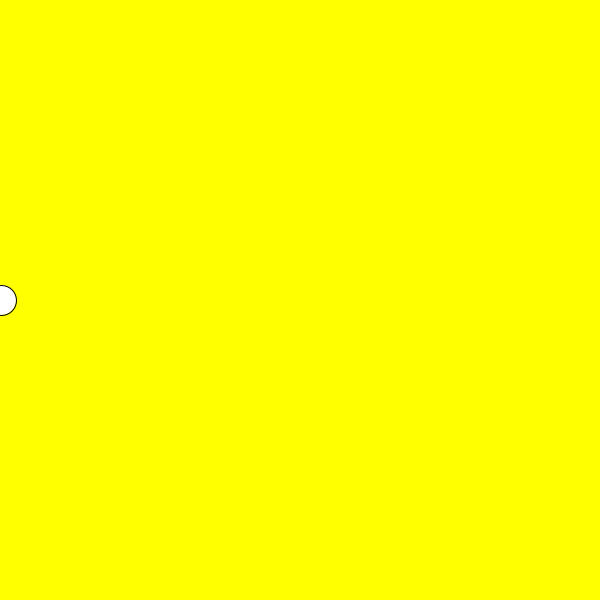
Frame 1 (no input)
Frame 60 (the mouse pressed at the canvas centre just before this capture): identical to frame 1, image omitted
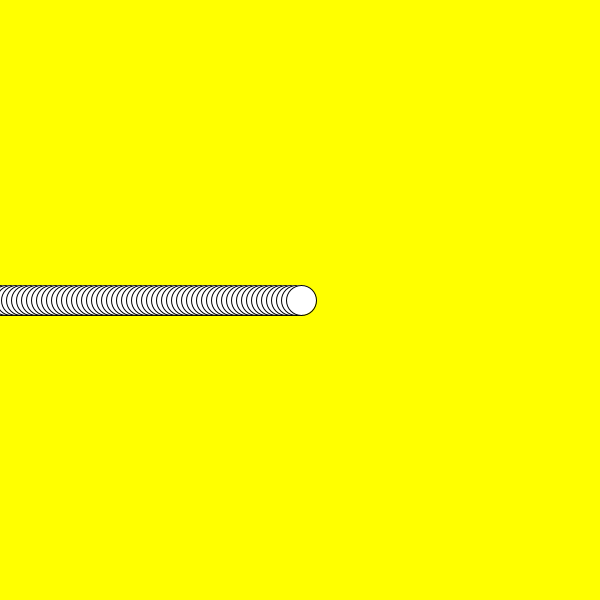
Frame 120 (the mouse held since frame 60 and released just before this capture)

The Processing sketch that drew these frames (run headless with seeded random() and noise(); from frame 60 on, the mouse is pressed at the canvas centre):

// Processing sketch: processing_187013
// ── processing_187013.pde

float px=1;
void setup () {
  size(600, 600);
}
void draw() {
if (mouseY<300) {
    background(255,300, 0);  
  }
 if (mousePressed) {
    px = px+5;
  }
    ellipse(px, 300, 30, 30);
}
